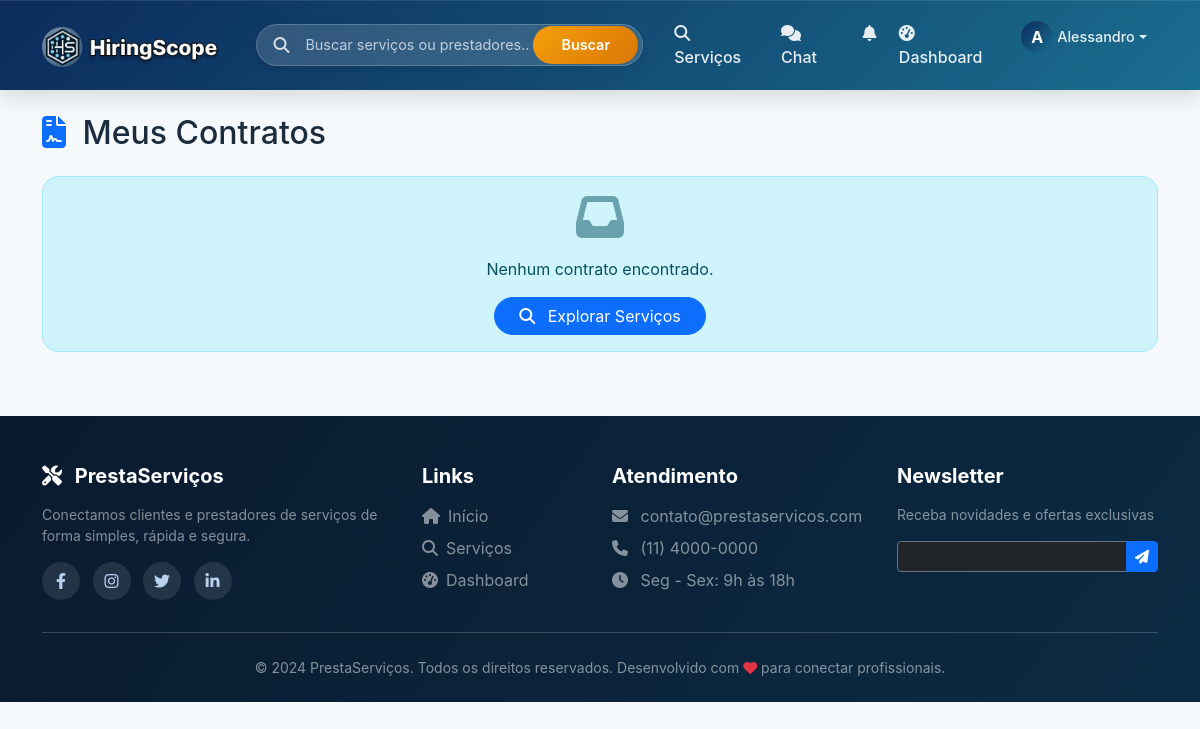
Page /contrato/meus-contratos (signed in) on the earlier database version.
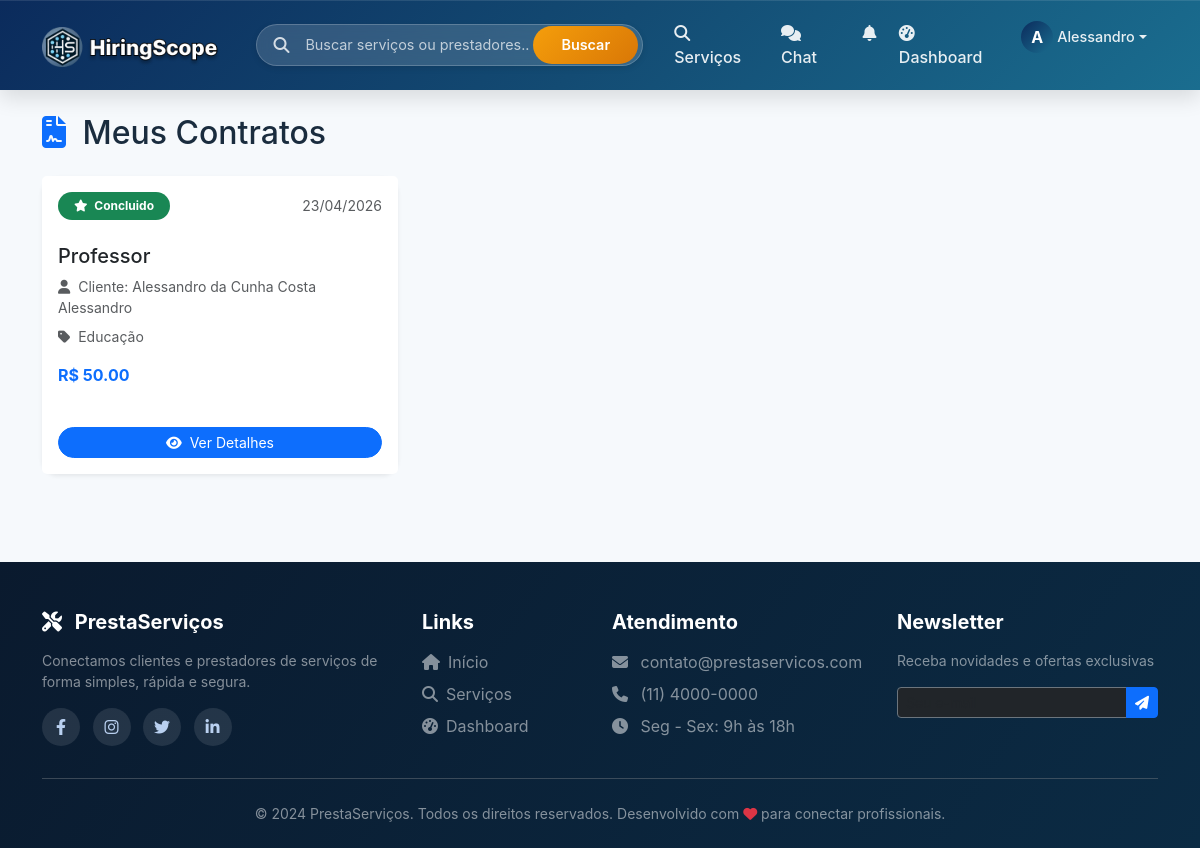
Same page on the later database version.
### models.py (models this page shows, shortened)
class Usuario(UserMixin, db.Model):
    __tablename__ = 'usuarios'
    id = db.Column(db.Integer, primary_key=True)
    nome = db.Column(db.String(100), nullable=False)
    email = db.Column(db.String(100), unique=True, nullable=False)
    senha_hash = db.Column(db.String(200), nullable=False)
    telefone = db.Column(db.String(20))
    tipo = db.Column(db.String(20), nullable=False)  # cliente, prestador
    data_cadastro = db.Column(db.DateTime, default=datetime.utcnow)
    foto_perfil = db.Column(db.String(200), default='default.jpg')
    foto_url = db.Column(db.String(500), nullable=True)  # URL da foto do Google
    descricao = db.Column(db.Text)
    servicos_oferecidos = db.relationship('Servico', backref='prestador_rel', lazy=True)
    avaliacoes_recebidas = db.relationship('Avaliacao', foreign_keys='Avaliacao.prestador_id', backref='avaliado_rel', lazy=True)
    avaliacoes_feitas = db.relationship('Avaliacao', foreign_keys='Avaliacao.cliente_id', backref='avaliador_rel', lazy=True)
    favoritos = db.relationship('Favorito', foreign_keys='Favorito.cliente_id', backref='cliente_rel', lazy=True)
    contratos_como_cliente = db.relationship('Contrato', foreign_keys='Contrato.cliente_id', backref='cliente_rel', lazy=True)
    contratos_como_prestador = db.relationship('Contrato', foreign_keys='Contrato.prestador_id', backref='prestador_rel', lazy=True)

class Contrato(db.Model):
    __tablename__ = 'contratos'
    id = db.Column(db.Integer, primary_key=True)
    cliente_id = db.Column(db.Integer, db.ForeignKey('usuarios.id'), nullable=False)
    prestador_id = db.Column(db.Integer, db.ForeignKey('usuarios.id'), nullable=False)
    servico_id = db.Column(db.Integer, db.ForeignKey('servicos.id'), nullable=False)
    status = db.Column(db.String(20), default='pendente')  # pendente, aceito, em_andamento, concluido, cancelado
    data_solicitacao = db.Column(db.DateTime, default=datetime.utcnow)
    data_aceite = db.Column(db.DateTime, nullable=True)
    data_inicio = db.Column(db.DateTime, nullable=True)
    data_conclusao = db.Column(db.DateTime, nullable=True)
    mensagem_cliente = db.Column(db.Text, nullable=True)
    mensagem_prestador = db.Column(db.Text, nullable=True)
    preco_acordado = db.Column(db.Float, nullable=True)
    cliente = db.relationship('Usuario', foreign_keys=[cliente_id], back_populates='contratos_como_cliente')
    prestador = db.relationship('Usuario', foreign_keys=[prestador_id], back_populates='contratos_como_prestador')
    servico = db.relationship('Servico', foreign_keys=[servico_id], back_populates='contratos')
    avaliacao = db.relationship('Avaliacao', backref='contrato', uselist=False, cascade='all, delete-orphan')
    def get_status_icon(self):
        icons = {
            'pendente': 'fa-clock',
            'aceito': 'fa-check-circle',
            'em_andamento': 'fa-spinner',
            'concluido': 'fa-star',
            'cancelado': 'fa-times-circle'
        }
        return icons.get(self.status, 'fa-file-contract')
    def get_status_color(self):
        colors = {
            'pendente': 'warning',
            'aceito': 'info',
            'em_andamento': 'primary',
            'concluido': 'success',
            'cancelado': 'danger'
        }
        return colors.get(self.status, 'secondary')

class Servico(db.Model):
    __tablename__ = 'servicos'
    id = db.Column(db.Integer, primary_key=True)
    prestador_id = db.Column(db.Integer, db.ForeignKey('usuarios.id'), nullable=False)
    titulo = db.Column(db.String(200), nullable=False)
    descricao = db.Column(db.Text, nullable=False)
    categoria = db.Column(db.String(100))
    tipo_preco = db.Column(db.String(20), default='fixo')  # fixo, hora, dia, metro, consulta
    preco = db.Column(db.Float)
    destaque = db.Column(db.Boolean, default=False)
    destaque_pago = db.Column(db.Boolean, default=False)
    destaque_data_fim = db.Column(db.DateTime, nullable=True)
    data_postagem = db.Column(db.DateTime, default=datetime.utcnow)
    imagem_base64 = db.Column(db.Text, nullable=True)
    prestador = db.relationship('Usuario', foreign_keys=[prestador_id], back_populates='servicos_oferecidos')
    solicitacoes = db.relationship('Solicitacao', backref='servico_rel', lazy=True)
    avaliacoes = db.relationship('Avaliacao', backref='servico_rel', lazy=True)
    contratos = db.relationship('Contrato', backref='servico_rel', lazy=True)

### routes/contrato_routes.py (the view)
@contrato_bp.route('/meus-contratos')
@login_required
def meus_contratos():
    if current_user.tipo == 'prestador':
        contratos = Contrato.query.filter_by(
            prestador_id=current_user.id
        ).order_by(Contrato.data_solicitacao.desc()).all()
    else:
        contratos = Contrato.query.filter_by(
            cliente_id=current_user.id
        ).order_by(Contrato.data_solicitacao.desc()).all()
    return render_template('contratos/lista.html', contratos=contratos)

### templates/contratos/lista.html (shortened to what this page needs)
{% extends "base.html" %}
{% block content %}
<div class="container mt-4">
    <h2 class="mb-4">
        <i class="fas fa-file-contract me-2 text-primary"></i>
        Meus Contratos
    </h2>
    {% if contratos %}
        <div class="row">
            {% for contrato in contratos %}
            <div class="col-md-6 col-lg-4 mb-4">
                <div class="card h-100 shadow-sm border-0 rounded-4 transition">
                    <div class="card-header bg-white border-0 pt-3">
                        <div class="d-flex justify-content-between align-items-center">
                            <span class="badge bg-{{ contrato.get_status_color() }} px-3 py-2 rounded-pill">
                                <i class="fas {{ contrato.get_status_icon() }} me-1"></i>
                                {{ contrato.status|replace('_', ' ')|title }}
                            </span>
                            <small class="text-muted">{{ contrato.data_solicitacao.strftime('%d/%m/%Y') }}</small>
                        </div>
                    </div>
                    <div class="card-body">
                        <h5 class="card-title">{{ contrato.servico.titulo }}</h5>
                        <p class="card-text small text-muted mb-2">
                            <i class="fas fa-user me-1"></i>
                            {% if current_user.id == contrato.cliente_id %}
                                Prestador: {{ contrato.prestador.nome }}
                            {% else %}
                                Cliente: {{ contrato.cliente.nome }}
                            {% endif %}
                        </p>
                        <p class="card-text small text-muted mb-3">
                            <i class="fas fa-tag me-1"></i>
                            {{ contrato.servico.categoria }}
                        </p>
                        {% if contrato.preco_acordado %}
                            <p class="fw-bold text-primary mb-3">
                                R$ {{ "%.2f"|format(contrato.preco_acordado) }}
                            </p>
                        {% endif %}
                    </div>
                    <div class="card-footer bg-white border-0 pb-3">
                        <a href="{{ url_for('contrato.detalhe_contrato', contrato_id=contrato.id) }}"
                           class="btn btn-primary btn-sm rounded-pill px-3 w-100">
                            <i class="fas fa-eye me-1"></i> Ver Detalhes
                        </a>
                    </div>
                </div>
            </div>
            {% endfor %}
        </div>
    {% else %}
        <div class="alert alert-info text-center rounded-4">
            <i class="fas fa-inbox fa-3x mb-3 opacity-50"></i>
            <p>Nenhum contrato encontrado.</p>
            <a href="/servicos" class="btn btn-primary rounded-pill px-4">
                <i class="fas fa-search me-2"></i> Explorar Serviços
            </a>
        </div>
    {% endif %}
</div>
{% endblock %}

### templates/base.html (shortened to what this page needs)
<!DOCTYPE html>
<html lang="pt-br">
<head>
    <link href="https://cdn.jsdelivr.net/npm/bootstrap@5.3.0/dist/css/bootstrap.min.css" rel="stylesheet">
    <link rel="stylesheet" href="https://cdnjs.cloudflare.com/ajax/libs/font-awesome/6.4.0/css/all.min.css">
    <link rel="stylesheet" href="{{ url_for('static', filename='style.css') }}">
</head>
<body>
    <nav class="navbar navbar-expand-lg navbar-dark sticky-top">
        <div class="container">
            <a class="navbar-brand" href="/">
                <img src="{{ url_for('static', filename='img/logo.png') }}"
                    alt="PrestaServiços"
                    class="navbar-logo"
                    style="height: 42px;"
                    onerror="this.onerror=null; this.parentNode.innerHTML='<i class=\'fas fa-tools me-2\'></i> PrestaServiços';">
            </a>
            {% block search_bar_desktop %}
            <div class="search-bar-desktop d-none d-lg-block">
                <div class="search-bar-wrapper">
                    <div class="search-icon"><i class="fas fa-search"></i></div>
                    <input type="text" id="globalSearchInput" class="search-input" placeholder="Buscar serviços ou prestadores...">
                    <button id="globalSearchBtn" class="search-btn">Buscar</button>
                </div>
            </div>
            {% endblock %}
            <div class="collapse navbar-collapse" id="navbarNav">
                <ul class="navbar-nav ms-auto">
                    <li class="nav-item">
                        <a class="nav-link" href="/servicos">
                            <i class="fas fa-search me-1"></i> Serviços
                        </a>
                    </li>
                    {% if current_user.is_authenticated %}
                        <li class="nav-item position-relative">
                            <a class="nav-link chat-link" href="/chat">
                                <i class="fas fa-comments me-1"></i> Chat
                            </a>
                        </li>
                        <li class="nav-item dropdown">
                            <a class="nav-link" href="#" id="notificationDropdown" role="button" data-bs-toggle="dropdown" aria-expanded="false">
                                <i class="fas fa-bell"></i>
                            </a>
                        </li>
                        <li class="nav-item">
                            <a class="nav-link" href="/dashboard">
                                <i class="fas fa-tachometer-alt me-1"></i> Dashboard
                            </a>
                        </li>
                        <li class="nav-item dropdown">
                            <a class="nav-link dropdown-toggle d-flex align-items-center" href="#" id="userDropdown" role="button" data-bs-toggle="dropdown" aria-expanded="false">
                                {% if current_user.foto_url %}
                                    <div class="user-avatar-nav-placeholder" style="display: none;">{{ current_user.nome[0]|upper }}</div>
                                {% else %}
                                    <div class="user-avatar-nav-placeholder">{{ current_user.nome[0]|upper }}</div>
                                {% endif %}
                                <span class="user-name-nav ms-1">{{ current_user.nome.split()[0] }}</span>
                            </a>
                        </li>
                    {% endif %}
                </ul>
            </div>
        </div>
    </nav>
    <main>
        {% block content %}{% endblock %}
    </main>
    <footer class="footer pt-5 pb-4">
        <div class="container">
            <div class="row gy-4">
                <div class="col-md-4">
                    <h5 class="fw-bold mb-3">
                        <i class="fas fa-tools me-2"></i> PrestaServiços
                    </h5>
                    <p class="text-white-50 small">
                        Conectamos clientes e prestadores de serviços de forma simples, rápida e segura.
                    </p>
                    <div class="social-links mt-3">
                        <a href="#" class="me-2"><i class="fab fa-facebook-f"></i></a>
                        <a href="#" class="me-2"><i class="fab fa-instagram"></i></a>
                        <a href="#" class="me-2"><i class="fab fa-twitter"></i></a>
                        <a href="#" class="me-2"><i class="fab fa-linkedin-in"></i></a>
                    </div>
                </div>
                <div class="col-md-2">
                    <h5 class="fw-bold mb-3">Links</h5>
                    <ul class="list-unstyled">
                        <li class="mb-2"><a href="/" class="text-white-50 text-decoration-none"><i class="fas fa-home me-2"></i>Início</a></li>
                        <li class="mb-2"><a href="/servicos" class="text-white-50 text-decoration-none"><i class="fas fa-search me-2"></i>Serviços</a></li>
                        {% if current_user.is_authenticated %}
                            <li class="mb-2"><a href="/dashboard" class="text-white-50 text-decoration-none"><i class="fas fa-tachometer-alt me-2"></i>Dashboard</a></li>
                        {% else %}
                            <li class="mb-2"><a href="/cadastro" class="text-white-50 text-decoration-none"><i class="fas fa-user-plus me-2"></i>Cadastro</a></li>
                            <li class="mb-2"><a href="/login" class="text-white-50 text-decoration-none"><i class="fas fa-sign-in-alt me-2"></i>Login</a></li>
                        {% endif %}
                    </ul>
                </div>
                <div class="col-md-3">
                    <h5 class="fw-bold mb-3">Atendimento</h5>
                    <ul class="list-unstyled">
                        <li class="mb-2 text-white-50"><i class="fas fa-envelope me-2"></i> contato@prestaservicos.com</li>
                        <li class="mb-2 text-white-50"><i class="fas fa-phone me-2"></i> (11) 4000-0000</li>
                        <li class="mb-2 text-white-50"><i class="fas fa-clock me-2"></i> Seg - Sex: 9h às 18h</li>
                    </ul>
                </div>
                <div class="col-md-3">
                    <h5 class="fw-bold mb-3">Newsletter</h5>
                    <p class="text-white-50 small">Receba novidades e ofertas exclusivas</p>
                    <div class="input-group">
                        <input type="email" class="form-control form-control-sm bg-dark text-white border-secondary" placeholder="Seu e-mail">
                        <button class="btn btn-primary btn-sm" type="button">
                            <i class="fas fa-paper-plane"></i>
                        </button>
                    </div>
                </div>
            </div>
            <hr class="my-4 border-secondary opacity-50">
            <div class="text-center">
                <p class="mb-0 text-white-50 small">
                    &copy; 2024 PrestaServiços. Todos os direitos reservados.
                    Desenvolvido com <i class="fas fa-heart text-danger"></i> para conectar profissionais.
                </p>
            </div>
        </div>
    </footer>
</body>
</html>

Differences in the rows shown:
added Contrato: status "Concluido", data_solicitacao "23/04/2026", servico.titulo "Professor", cliente.nome "Alessandro da Cunha Costa Alessandro", servico.categoria "Educação", preco_acordado "50.00"
Other differences:
text no longer shown: "Nenhum contrato encontrado. Explorar Serviços"
